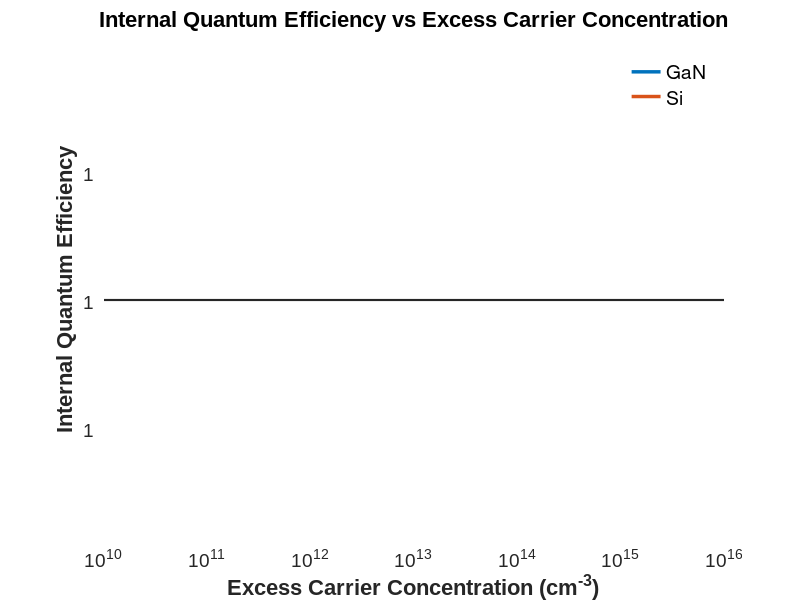

MATLAB code for this plot:
clc; close all; clear;
q = 1.6e-19;          % Elementary charge [C]

%% Parameters for Gallium Nitride (GaN)
m0 = 9.31e-31;        % Electron rest mass [kg]
me = 0.2*m0;          % Effective electron mass in GaN
mh = 0.8*m0;          % Effective hole mass in GaN
mr = me*mh/(me+mh);   % Reduced mass of electron-hole pair

% Recombination and material parameters for GaN
T = 300;              % Temperature [K]
sr = 1e-14;           % Capture cross section [cm²]
Nt = 1e2;             % Trap density [cm⁻³]
k  = 1.38e-23;        % Boltzmann constant [J/K]

% Calculate thermal velocity for GaN
vth = sqrt(3*k*T/mr)*100;    % Thermal velocity [cm/s]

% Carrier concentrations for GaN
ni = 1.9e-10;         % Intrinsic carrier concentration [cm⁻³]
p0 = 1e17;            % Hole concentration (p-type) [cm⁻³]
n0 = ni^2/p0;         % Electron concentration [cm⁻³]

% Generate excess carrier concentration range
deln = logspace(10,16,1e7);  % Excess carrier density array [cm⁻³]

% Calculate lifetimes for GaN
tau_nr = 1/sr/vth/Nt*ones(1,length(deln));    % Non-radiative lifetime
B_r = 1e-10;                                   % Radiative coefficient [cm³/s]
tau_low = 1/B_r./(n0+p0)*ones(1,length(deln)); % Radiative lifetime

% Calculate Internal Quantum Efficiency (IQE) for GaN
nr = tau_nr./(tau_low+tau_nr);    % IQE = τnr/(τr + τnr)

%% Create Enhanced Figure
figure('Color', 'white', 'Position', [100 100 800 600])
semilogx(deln, nr, 'LineWidth', 2.5, 'Color', [0 0.4470 0.7410])
hold on;

%% Parameters for Silicon (Si)
me = 1.08*m0;         % Effective electron mass in Si
mh = 0.56*m0;         % Effective hole mass in Si
mr = me*mh/(me+mh);   % Reduced mass for Si

% Recombination and material parameters for Si
T = 300;              % Temperature [K]
sr = 1e-14;           % Capture cross section [cm²]
Nt = 1e2;             % Trap density [cm⁻³]
k  = 1.38e-23;        % Boltzmann constant [J/K]

% Calculate thermal velocity for Si
vth = sqrt(3*k*T/mr)*100;    % Thermal velocity [cm/s]

% Carrier concentrations for Si
ni = 1.45e10;         % Intrinsic carrier concentration [cm⁻³]
p0 = 1e17;            % Hole concentration (p-type) [cm⁻³]
n0 = ni^2/p0;         % Electron concentration [cm⁻³]

% Generate excess carrier concentration range
deln = logspace(10,16,1e7);  % Excess carrier density array [cm⁻³]

% Calculate lifetimes for Si
tau_nr = 1/sr/vth/Nt*ones(1,length(deln));    % Non-radiative lifetime
B_r = 1e-14;                                   % Radiative coefficient [cm³/s]
tau_low = 1/B_r./(n0+p0)*ones(1,length(deln)); % Radiative lifetime

% Calculate Internal Quantum Efficiency (IQE) for Si
nr = tau_nr./(tau_low+tau_nr);    % IQE = τnr/(τr + τnr)

% Plot Si data with enhanced styling
semilogx(deln, nr, 'LineWidth', 2.5, 'Color', [0.8500 0.3250 0.0980])

% Enhance plot appearance
set(gca, 'FontSize', 14, 'FontName', 'Arial', 'LineWidth', 1.5, 'Box', 'on')
xlabel('Excess Carrier Concentration (cm^{-3})', 'FontSize', 16, 'FontWeight', 'bold')
ylabel('Internal Quantum Efficiency', 'FontSize', 16, 'FontWeight', 'bold')
title('Internal Quantum Efficiency vs Excess Carrier Concentration', ...
    'FontSize', 16, 'FontWeight', 'bold')

% Add and customize grid
grid minor
set(gca, 'GridLineStyle', '--', 'MinorGridLineStyle', ':')
axis tight

% Enhance legend appearance
legend('GaN', 'Si', 'Location', 'best', 'FontSize', 14, 'Box', 'off')






% clc;
% close all;
% clear;
% q = 1.6e-19;

% %% GaN
% m0 = 9.31e-31;  %kg
% me = 0.2*m0;
% mh = 0.8*m0;
% mr = me*mh/(me+mh);

% T = 300;
% sr = 1e-14;
% Nt = 1e2;
% k  = 1.38e-23;
% vth = sqrt(3*k*T/mr)*100;

% ni = 1.9e-10;
% p0 = 1e17;
% n0 = ni^2/p0;

% deln = logspace(10,16,1e7);
% tau_nr = 1/sr/vth/Nt*ones(1,length(deln));

% B_r = 1e-10;
% tau_low = 1/B_r./(n0+p0)*ones(1,length(deln));

% % internal quantum efficiency (IQE)
% nr = tau_nr./(tau_low+tau_nr);

% figure(1)
% semilogx(deln,nr,"LineWidth",2)
% hold on;

% %% Si
% me = 1.08*m0;
% mh = 0.56*m0;
% mr = me*mh/(me+mh);

% T = 300;
% sr = 1e-14;
% Nt = 1e2;
% k  = 1.38e-23;
% vth = sqrt(3*k*T/mr)*100;

% ni = 1.45e10;
% p0 = 1e17;
% n0 = ni^2/p0;
% deln = logspace(10,16,1e7);
% tau_nr = 1/sr/vth/Nt*ones(1,length(deln));

% B_r = 1e-14;
% tau_low = 1/B_r./(n0+p0)*ones(1,length(deln));

% % internal quantum efficiency (IQE)
% nr = tau_nr./(tau_low+tau_nr);

% semilogx(deln,nr,"LineWidth",2)
% hold off
% grid minor
% axis tight
% legend("GaN","Si")
% xlabel("Excess carrier concentration (cm3)");
% ylabel("IQE");
% legend();
% title('IQE vs Excess carrier concentration');
